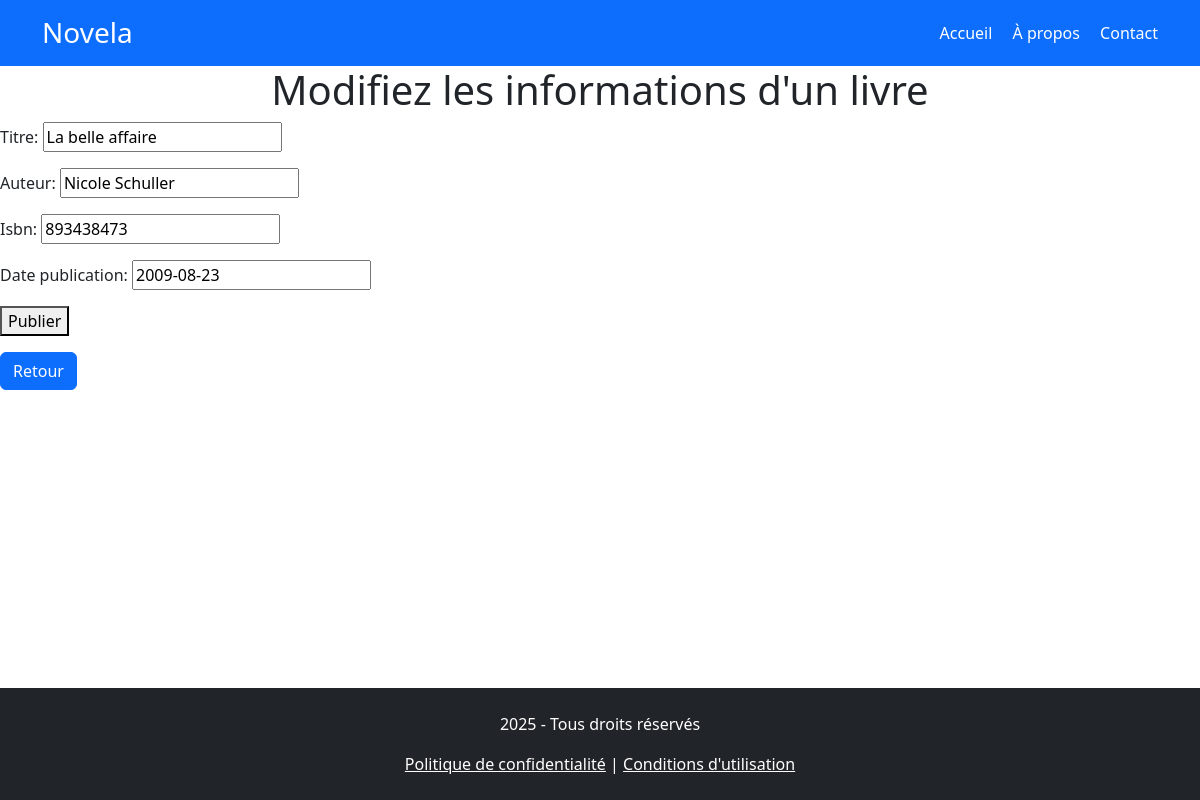
Page /livre16/modifier/ (signed in) on the committed database.
### bibliotheque/models.py (models this page shows, shortened)
class Livre(models.Model):
    titre = models.CharField(max_length=200)
    auteur = models.CharField(max_length=200)
    isbn = models.CharField(max_length=13, blank=True, null=True)
    date_publication = models.DateField()
    ajout_par = models.ForeignKey(User, on_delete=models.CASCADE)
    date_ajout = models.DateTimeField(auto_now_add = True)

### bibliotheque/views.py (the view)
# urls.py: path('livre<int:pk>/modifier/', livre_update, name='modifier_livre'),
@login_required
def livre_update(request, pk):
    livre = Livre.objects.get(pk=pk)
    if request.user != livre.ajout_par:
        return redirect('liste_livres')
    if request.method == 'POST':
        form = LivreForm(request.POST, instance=livre)
        if form.is_valid():
            form.save()
            return redirect('liste_livres')
    else:
        form = LivreForm(instance=livre)
    return render(request, 'bibliotheque/livre_form.html', {'form': form})

### bibliotheque/forms.py
class LivreForm(forms.ModelForm):
    class Meta :
        model = Livre
        fields = ['titre', 'auteur', 'isbn', 'date_publication']
        widget = {
            'date_publication': forms.DateInput(attrs={'type':'date'}),
        }

### bibliotheque/templates/bibliotheque/livre_form.html (shortened to what this page needs)
<link href="https://cdn.jsdelivr.net/npm/bootstrap@5.3.5/dist/css/bootstrap.min.css" rel="stylesheet">
<header class="bg-primary text-white py-3">
    <div class="container d-flex justify-content-between align-items-center">
      <h1 class="h3 mb-0">Novela</h1>
      <nav>
        <a href="#" class="text-white me-3 text-decoration-none">Accueil</a>
        <a href="#" class="text-white me-3 text-decoration-none">À propos</a>
        <a href="#" class="text-white text-decoration-none">Contact</a>
      </nav>
    </div>
  </header>
<h1 class="text-center">{% if form.instance.pk %}Modifiez{% else %}Entrez{% endif %} les informations d'un livre</h1>
<form method="post">
    {{ form.as_p }}
    <button type="submit">Publier</button>
</form>
<a class="btn btn-primary" href="{% url 'liste_livres' %}">Retour</a>
<footer class="bg-dark text-white text-center py-4 fixed-bottom">
    <p>2025 - Tous droits réservés</p>
    <a href="#" class="text-white">Politique de confidentialité</a> |
    <a href="#" class="text-white">Conditions d'utilisation</a>
</footer>

### rows in the picture
Livre: titre "La belle affaire", auteur "Nicole Schuller", isbn "893438473", date_publication "2009-08-23"
